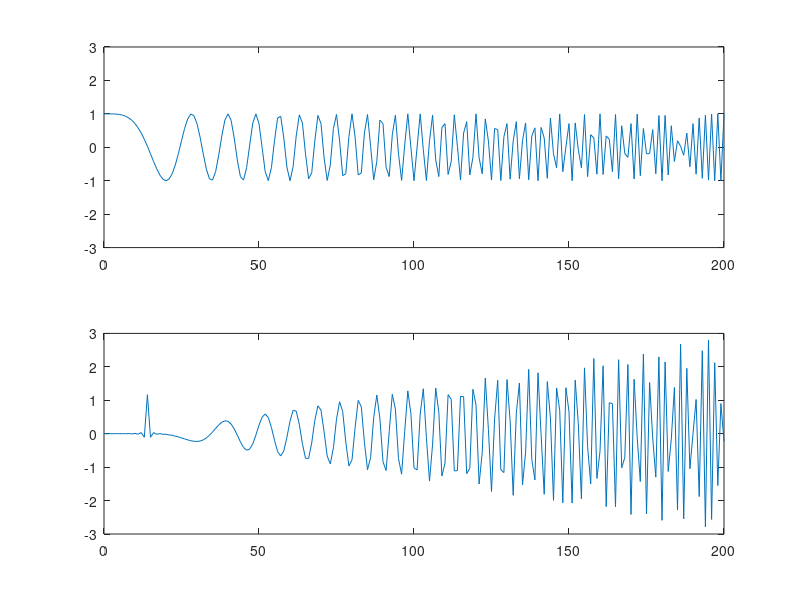

MATLAB code to generate this figure:
%
% Design of Case 4 Differentiator
%
clear;   % clear workspace
clc;         % clear command window
% 
N = 30;      % filter length
% wp1 = 0;  因為下限從0開始，故不再需要wp1
% wp2 = pi; 因為上限可到pi，故不再需要wp2
%
NH = N/2;
%
%
P = zeros(NH,1); % declaration 宣告
for i=1:NH % 0:1:NH
    P(i) = -2*sin((i-0.5)*pi)/(i-0.5)^2;
end
Q = 0.5*pi*eye(NH);
A = -0.5*inv(Q)*P;
%
%
h = zeros(N,1); % 怎麼求得h ?
h(1:NH) = 0.5*A(NH:-1:1);
h(NH+1:N) = -0.5*A;
%
% subplot - need to show several plots simulteneously
% 
subplot(1,2,1);
stem(0:N-1,h);
xlabel('n');
ylabel('Impulse Response');
%
% Amplitude Response
% 
subplot(1,2,2);
AR = abs(freqz(h,1,0:pi/200:pi));
plot(0:1/200:1,AR);
axis([0,1,0,3.5]);
xlabel('Normalized Frequency (\omega/\pi)');
ylabel('Amplitude Response');
pause;
close all;
%
% signal simulation
%
NT = (0:200)';
x = zeros(1,201);
for in=0:200
   x(in+1) = cos(in*(in/400)*pi); 
end
subplot(2,1,1);
plot(NT,x);
axis([0,200,-3,3]);
%
%
y = filter(h,1,x);
subplot(2,1,2);
plot(NT,y); % plot shows input delay
axis([0,200,-3,3]);
%
